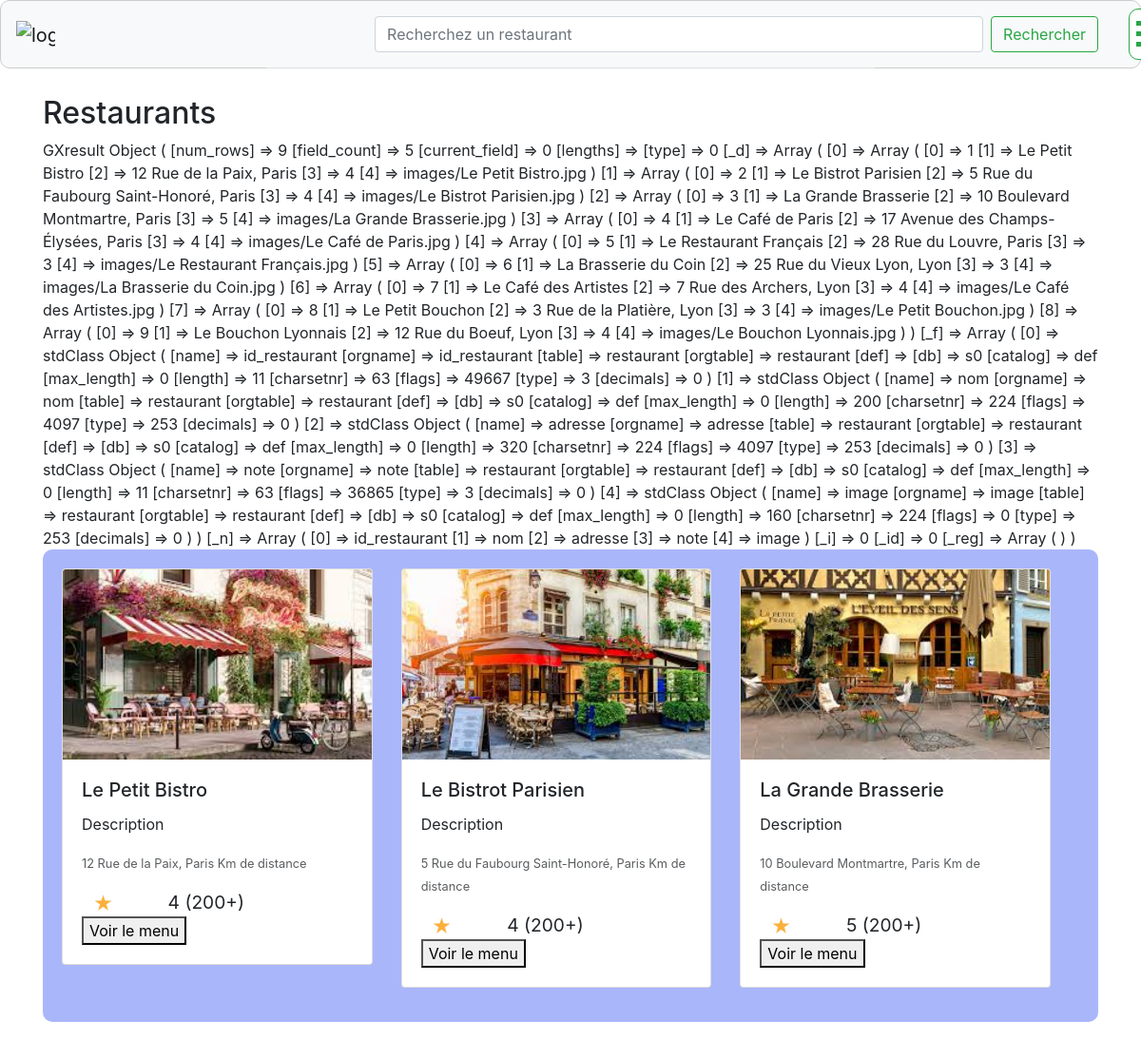
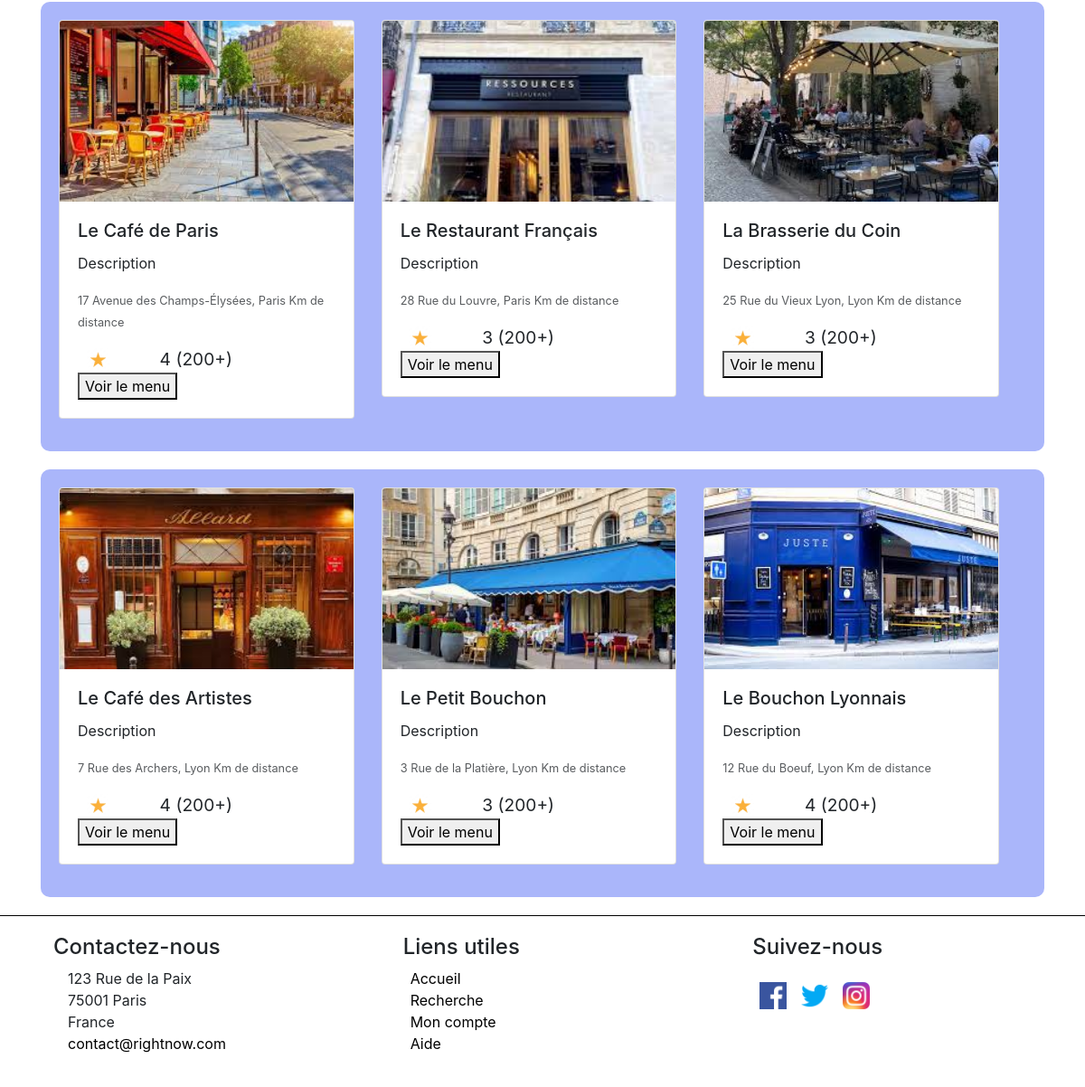
/index.php (signed in), run on the app's committed database (2 pictures, top to bottom).
### tables this page shows
CREATE TABLE `restaurant` (
  `id_restaurant` int NOT NULL,
  `nom` varchar(50) NOT NULL,
  `adresse` varchar(80) NOT NULL,
  `note` int NOT NULL,
  `image` varchar(40) DEFAULT NULL
);

### html/index.php (the view, shortened to what this page needs)
<!DOCTYPE html>
<html>
<head>
  <link href="resultat.css" rel="stylesheet" type="text/css">
  <link href="https://cdn.jsdelivr.net/npm/bootstrap@5.3.0-alpha3/dist/css/bootstrap.min.css" rel="stylesheet">
</head>
<body>
  <?php require_once 'nav.php'; ?>
  <div class="container">
    <section id="restaurant-section">
      <h2>Restaurants</h2>
      <?php
      require_once 'Scripts/connection_db.php';
      $sql = "SELECT * FROM restaurant LIMIT 9";
      $result = mysqli_query($connection, $sql);
      print_r($result);
      if ($result == 0) {
        echo '<p>Aucun résultat trouvé</p>';
      } else {
        $counter = 0;
        while ($row = mysqli_fetch_assoc($result)) {
          $name = $row['nom'];
          $distance = $row['adresse'];
          $rating = $row['note'];
          $imageURL = $row['image'];
          if ($counter % 3 == 0) {
            echo '<div class="line-container"><div class="row">';
          }
          echo '<div class="col-md-4">
                  <div class="card mb-3" style="max-width: 550px;">
                    <img src="'.$imageURL.'" class="card-img-top" alt="...">
                    <div class="card-body">
                      <h5 class="card-title">' . $name . '</h5>
                      <p class="card-text">Description</p>
                      <p class="card-text"><small class="text-body-secondary">' . $distance . ' Km de distance</small></p>
                      <div class="rating">
                        <img src="images/star.png" alt="Star">
                        <p>' . $rating . ' (200+)</p>
                      </div>
                      <button type="button">Voir le menu</button>
                    </div>
                  </div>
                </div>';
          if ($counter % 3 == 2 || $counter == mysqli_num_rows($result) - 1) {
            echo '</div></div>';
          }
          $counter++;
        }
      }
      ?>
    </section>
  </div>
  <?php require_once 'end.php'; ?>
</body>
</html>

### html/nav.php (shortened to what this page needs)
<!DOCTYPE html>
<html>
<head>
  <link href="nav.css" rel="stylesheet" type="text/css">
  <link href="https://cdn.jsdelivr.net/npm/bootstrap@5.3.0-alpha3/dist/css/bootstrap.min.css" rel="stylesheet">
  <link rel="stylesheet" href="https://stackpath.bootstrapcdn.com/bootstrap/4.5.2/css/bootstrap.min.css">
</head>
<body>
  <nav class="navbar navbar-expand-lg navbar-light bg-light fixed-top" >
    <a class="navbar-brand" href="index.php">
      <img src="images/logo.png" alt="logo" width="70" height="70" style="margin:0;">
    </a>
    <form class="d-flex">
      <input class="form-control me-2" type="search" id="search" placeholder="Recherchez un restaurant" aria-label="Search" style="width: 40em;">
      <div id="search-results" class="search-results-container"></div>
      <button class="btn btn-outline-success" type="submit" id="search-button">Rechercher</button>
    </form>
    <div class="ml-auto">
      <a href="#" id="openBtn">
          <span class="burger-icon">
            <span></span>
            <span></span>
            <span></span>
          </span>
      </a>
    </div>
  </nav>
</body>
</html>

### html/end.php
<head>
  <link href="end.css" rel="stylesheet" type="text/css">
</head>
<footer>
  <div class="container-fluid">
    <div class="row">
      <div class="col-md-4">
        <h4>Contactez-nous</h4>
        <p>123 Rue de la Paix<br>
        75001 Paris<br>
        France<br>
        <a class="mail" href="mailto:contact@rightnow.com">contact@rightnow.com</a></p>
      </div>
      <div class="col-md-4">
        <h4>Liens utiles</h4>
        <ul >
          <li class="lien"><a href="index.php">Accueil</a></li>
          <li class="lien"><a href="#">Recherche</a></li>
          <li class="lien"><a href="moncompte.php">Mon compte</a></li>
          <li class="lien"><a href="#">Aide</a></li>
        </ul>
      </div>
      <div class="col-md-4">
        <h4>Suivez-nous</h4>
        <ul>
          <li class="socialnet"><a href="#"><img src="images/facebook.png" alt="Facebook"></a></li>
          <li class="socialnet"><a href="#"><img src="images/twitter.png" alt="Twitter"></a></li>
          <li class="socialnet"><a href="#"><img src="images/instagram.png" alt="Instagram"></a></li>
        </ul>
      </div>
    </div>
  </div>
</footer>

### html/resultat.css (style rules this page uses)
body { background-color: #D6F5FF; }
body section div div { position: relative; width: 100%; box-sizing: border-box; }
.rating { display: flex; align-items: center; margin-top: 0.5rem; margin-left: 0.6em; }
.rating img { width: 25px; height: 25px; margin-right: 0.5rem; }
.rating p { font-size: 1.2rem; margin: 0; }

### html/nav.css (style rules this page uses)
nav { display: flex; justify-content: space-between; align-items: center; background-color: #07A1DA; padding: 0 1em; border-radius: 10px; border: 1px solid #ccc; margin-bottom: 1rem; width: 100%; position: fixed; z-index: 9999; }
.d-flex { padding-left: 20em; }
.burger-icon span { display: flex; width: 35px; height: 5px; background-color: #28A745; margin: 6px 0; }
.burger-icon { float: right; margin-left: 2em; background: white; padding: 0.4em; border-radius: 10px; border: 1px solid #28A745; }

### html/end.css (style rules this page uses)
footer { width: 100%; position: relative; bottom: 0; left: 0; padding: 20px; border-top: 1px solid black; }
.container-fluid { width: 100%; max-width: 1200px; margin: 0 auto; }
.socialnet img { width: 30px; height: 30px; margin-right: 0.5rem; }
.col-md-4 { display:inline; }
.col-md-4:last-child li { list-style-type: none; float: left; padding-top: 1em; padding-right: 0.5em; }
.col-md-4 li { list-style-type: none; }
.col-md-4 img:first-child { padding-left: 0em; }
h4 { padding-left: 1em; }
p:last-child { padding-left: 2.5em; }
.lien a { color: black; text-decoration: none; }
.mail { color: black; }

### html/index.php (style rules this page uses)
.card-img-top { height: 200px; object-fit: cover; }
.line-container { background-color: #aab6fa; border-radius: 10px; padding: 20px; margin-bottom: 20px; }
.container { margin-top: 100px; }

### html/nav.php (style rules this page uses)
.search-results-container { position: absolute; top: 100%; left: 50%; transform: translateX(-50%); background-color: white; border: 1px solid #ddd; border-top: none; max-height: 200px; overflow: hidden; z-index: 9999; width: 40em; }

### data on the page
restaurant: image (picture), nom "Le Petit Bistro", adresse "12 Rue de la Paix, Paris", note "4"
restaurant: image (picture), nom "Le Bistrot Parisien", adresse "5 Rue du Faubourg Saint-Honoré, Paris", note "4"
restaurant: image (picture), nom "La Grande Brasserie", adresse "10 Boulevard Montmartre, Paris", note "5"
restaurant: image (picture), nom "Le Café de Paris", adresse "17 Avenue des Champs-Élysées, Paris", note "4"
restaurant: image (picture), nom "Le Restaurant Français", adresse "28 Rue du Louvre, Paris", note "3"
restaurant: image (picture), nom "La Brasserie du Coin", adresse "25 Rue du Vieux Lyon, Lyon", note "3"
restaurant: image (picture), nom "Le Café des Artistes", adresse "7 Rue des Archers, Lyon", note "4"
restaurant: image (picture), nom "Le Petit Bouchon", adresse "3 Rue de la Platière, Lyon", note "3"
restaurant: image (picture), nom "Le Bouchon Lyonnais", adresse "12 Rue du Boeuf, Lyon", note "4"
